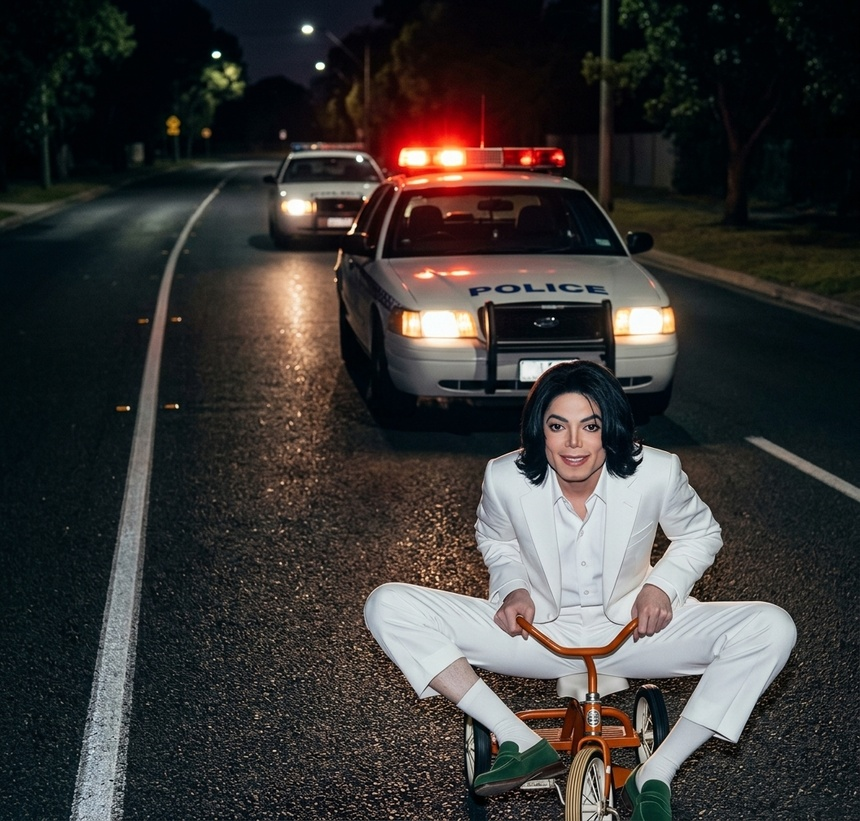
#> input picture atv4/imagem.jpg, 860 x 821 px, shrunk from 1056 x 1008 before the run, found by its file name
$ python K-means.py
#> lines starting #> are read from the running program, lines starting #| are printed output that depends on the picture
import matplotlib.pyplot as plt
import numpy as np
import cv2

img = cv2.imread('atv4/imagem.jpg')
#> img is the input picture: shape (821, 860, 3); mean B, G, R 54, 55.4, 57.7
#img = cv2.cvtColor(img, cv2.COLOR_BGR2RGB)
plt.imshow(img)

n,m,c = img.shape
#> n = 821; m = 860; c = 3
print(f"linhas: {n} colunas: {m} cases: {c}")
#| linhas: 821 colunas: 860 cases: 3
plano = []
faixa = []
for cor in range(c):
    plano.append(img[:,:,cor])
   #plt.imshow(plano[-1], cmap = 'gray')
    plt.show()
    faixa.append(plano[-1].flatten())
    plt.scatter(np.arange(len(faixa[-1])), faixa[-1])
#> this loop made 3 passes
#> pass 2, `plt.show()`:
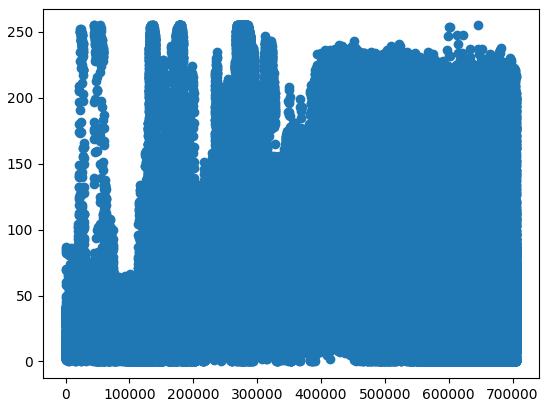
#> figure drawn by matplotlib, 1 panel
#> after the loop, faixa = 3 items; plano = 3 items
    #plt.show()

k = 2
centroid = []
n_pixels = len(faixa[0])
#> n_pixels = 706060
for v in range(k):
    px = np.random.randint(0, n_pixels)
    v0 = faixa[0][px]
    v1 = faixa[1][px]
    v2 = faixa[2][px]
    centroid.append([v0,v1,v2])
    print(centroid[-1])
#> this loop made 2 passes
#> (px, v0, v1, v2) on passes 1 to 2: (305711, 81, 80, 82), (435829, 180, 172, 165)
#| [81, 80, 82]
#| [180, 172, 165]
#> after the loop, centroid = [[81, 80, 82], [180, 172, 165]]
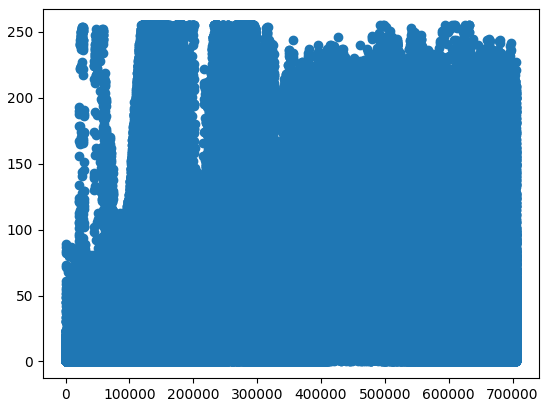
#> figure drawn by matplotlib, 1 panel
